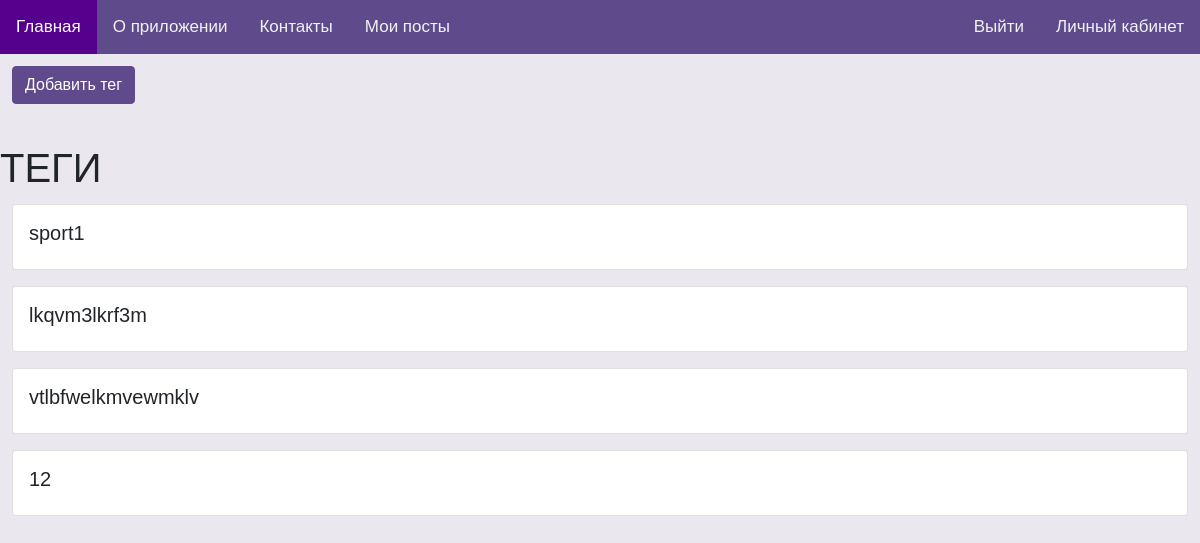
Page /tag (signed in) on the committed database.
### tables this page shows
CREATE TABLE tags (
            id INTEGER PRIMARY KEY AUTOINCREMENT,
            name TEXT NOT NULL UNIQUE
);

### server.py (the view)
@app.route('/tag')
def tag():
    conn = get_db_connection()
    tags = conn.execute('select * from tags').fetchall()
    conn.close()
    return render_template('tag/tag.html', tags=tags)

### server.py (called while the page is built)
def get_db_connection():
    conn = sqlite3.connect('blog.db')
    conn.row_factory = sqlite3.Row
    return conn

### templates/tag/tag.html (shortened to what this page needs)
{% extends "main/base.html" %}
{% block stylesheet %}
    <link rel="stylesheet" href="https://cdn.jsdelivr.net/npm/bootstrap@5.1.3/dist/css/bootstrap.min.css">
{% endblock %}
{% block content %}
    <a class="btn btn-primary mb-3 button" href="{{ url_for('create_tag') }}">Добавить тег</a>
    <h1>ТЕГИ</h1>
    {% for tag in tags %}
        <div class="card mb-3">
            <div class="card-body">
                <h5 class="card-title">{{ tag['name'] }}</h5>
            </div>
        </div>
    {% endfor %}
{% endblock %}

### static/css/index.css (style rules this page uses)
.page { margin: 0; font-family: Arial, Helvetica, sans-serif; background-color: rgba(95, 75, 139, 0.13); }
.button { margin-top: 10px; background-color: #5f4b8b; border-color: #5f4b8b; }
.mb-3 { margin: 1%; }

### rows in the picture
tags: name "sport1"
tags: name "lkqvm3lkrf3m"
tags: name "vtlbfwelkmvewmklv"
tags: name "12"
